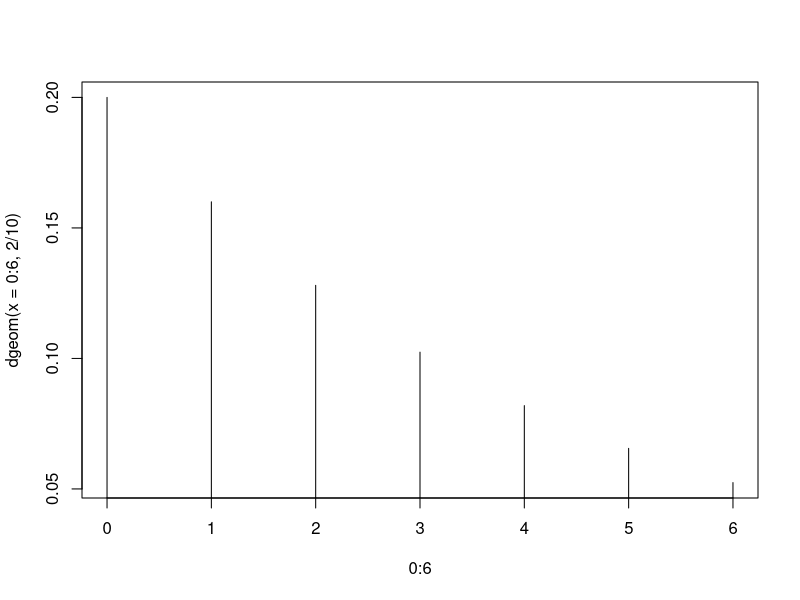

R code for this plot:
## ---- chunk 1
# Ejericio 1 
# Calcular la probabilidad que la quinta persona expuesta a esta enfermedad sea la segunda en contraerla.

(personas = dnbinom(x= 3,size=2,prob = 0.3)) # x representa la cantidad de fracasos que se tiene en el experimento, size = representa cantidad de éxitos
## ---- chunk 2
# Segundo ejercicios
# k = 1 
# p = 2/10

dgeom(5,2/10) # x es el valor que pide el R, es la cantidad de fallos antes de encontrar el primer éxito

dgeom(x=0:6, 2/10)
(sum(dgeom(x=0:6,2/10)))
pgeom(6,2/10)
qgeom(0.4, 2/10)

# grafica de la distribución geometrica
plot (x=0:6, y = dgeom(x=0:6,2/10),
      type= "h") # grafica 

## ---- chunk 3
# Literal b
# Distribuición negativa 
# porque k > 1

dnbinom(1,2, 0.5)

# El quinto hijo sea el tecer varón 
dnbinom(2,3, 0.5)
# El quinto hijo sea la cuarta mujer 
dnbinom(1,4, 0.5)

(prob1 = dnbinom(2,3, 0.5) + dnbinom(1,4, 0.5))
## ---- chunk 4
# Distribución hypergeométrica

m <- 4; n <- 5; k <- 3 # m es el número de éxitos, n es el número de fracasos , y k es la muestra aleatoria tomada
x <- 0:(k)
dhyper(x, m, n, k)
# probabilidad no más de una defectuosa
phyper(1, m, n, k)
# al menos una defectuosa 

(g= 1 - phyper(0, m, n, k))



## ---- chunk 5
# P (X=8)

dpois(8,5)

# P(X<= 8)
ppois(8,5)

x=0:8
sum(dpois(x,5))

# P(9<= X)
# P(9<= X) = 1 - P(X < 9)
(P9 = 1- ppois(8,5))

# P(5<= X <= 8)
dpois(x=c(5,8),5)

ppois(5,5); ppois(8,5) 
(f= ppois(8,5)-ppois(5,5))
# P(5 < X < 8)
x= c(6,7)
p=ppois(x,5)

p[2]-p[1]

# Prueba de lamda
ppois(4,5)
ppois(4,3.75) 

x= 0: 100
ppois(x,3.75)
## ---- chunk 6
# Distribución continua, Normal Estándar

dnorm(1.45,mean=0,sd=1)

pnorm(1.49, mean=0,sd=1, lower.tail=T)

